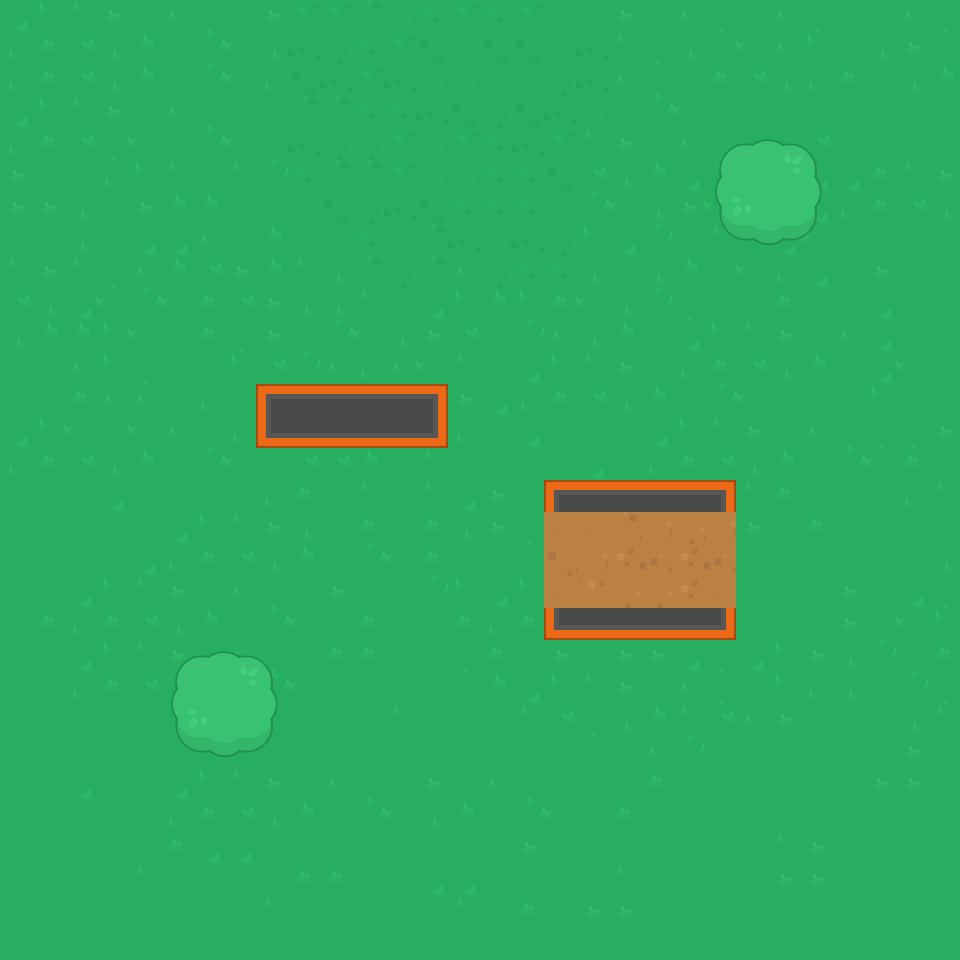

Tiled map render using the project's own tile images. Description and the whole map definition, tile-layer contents included, below:
An orthogonal 30x30 tile map with 32x32 px tiles, 2 tile layers (Kachelebene 1, Kachelebene 2).

<map version="1.0" tiledversion="1.0.3" orientation="orthogonal" renderorder="right-down" width="30" height="30" tilewidth="32" tileheight="32" nextobjectid="1">
 <tileset firstgid="1" name="tilesheet_complete" tilewidth="32" tileheight="32" tilecount="2160" columns="54" backgroundcolor="#000000">
  <image source="tilesheet_top_down.png" width="1728" height="1280" />
 </tileset>
 <layer name="Kachelebene 1" width="30" height="30">
  <data encoding="csv">
1,2,3,4,5,6,7,8,4,87,87,88,36,90,87,90,87,89,89,4,5,6,7,8,6,7,8,5,6,7,
55,56,57,58,59,60,61,62,58,35,33,90,87,34,89,34,34,89,35,3,7,58,5,62,6,2,8,58,4,5,
55,56,57,58,59,60,61,62,55,34,35,87,35,36,36,60,89,33,35,6,7,8,56,57,58,55,56,60,58,59,
1,2,3,4,5,6,7,8,60,88,88,90,90,35,34,33,34,35,36,60,61,62,60,60,60,60,60,5,60,60,
55,56,57,7,62,60,61,62,60,35,33,33,87,36,87,90,35,87,3,4,5,6,7,8,60,57,60,8,60,60,
4,60,60,55,2,3,8,3,61,90,88,88,87,36,36,90,90,34,57,58,59,1,61,62,62,1,1,56,3,4,
4,4,58,60,4,59,59,5,60,60,34,33,35,34,90,90,90,60,61,62,58,4,62,4,60,1,55,56,57,58,
60,60,58,60,1,1,6,60,59,8,5,90,60,88,35,36,35,33,2,1,61,60,3,3,1,62,60,60,60,60,
3,4,3,7,6,59,57,4,59,3,58,88,33,88,6,33,90,90,58,60,58,59,60,62,55,1,60,4,60,60,
57,58,1,62,61,62,56,57,4,58,58,3,60,1,2,59,2,56,62,58,61,7,8,60,56,60,60,1,60,60,
58,59,59,2,62,60,56,7,4,5,61,62,58,4,57,5,61,6,58,59,60,1,2,3,4,5,6,1,8,60,
60,60,6,2,7,60,8,2,57,61,6,55,6,62,3,60,1,2,3,4,5,55,56,57,58,59,60,1,62,60,
60,60,56,6,6,60,55,8,5,6,60,1,60,60,4,1,55,56,57,58,59,60,61,62,60,60,60,2,60,60,
1,2,62,8,62,6,5,55,5,60,3,60,60,60,55,60,1,60,60,60,1,2,3,4,5,6,7,7,7,4,
55,56,57,58,59,60,61,62,60,57,57,59,60,3,5,60,60,60,1,60,55,56,57,58,59,60,61,62,56,60,
60,60,60,1,60,60,60,60,55,56,60,3,60,3,1,4,60,55,3,8,2,58,57,3,56,60,60,60,55,3,
60,60,60,60,60,1,2,3,4,58,5,56,8,56,58,4,7,65,65,64,12,9,12,4,8,56,60,5,5,60,
60,60,60,60,1,55,56,57,58,59,60,61,62,56,60,60,60,10,12,66,11,66,11,60,60,60,60,60,8,58,
60,60,1,2,3,4,5,6,7,8,4,60,60,61,2,1,2,65,63,9,9,66,65,60,60,60,4,60,1,7,
60,56,55,56,57,58,59,60,61,62,60,56,60,60,56,55,56,57,58,59,62,60,55,60,60,60,4,60,62,2,
60,60,1,2,3,4,5,6,7,8,56,56,60,60,7,56,60,4,60,4,4,1,7,1,2,4,58,61,8,56,
60,60,55,56,57,58,59,60,61,62,60,60,60,60,60,59,1,2,3,4,5,6,7,8,2,55,58,60,61,7,
60,60,60,60,60,60,60,60,60,60,60,60,3,60,60,60,3,57,7,58,59,3,57,6,4,60,60,60,58,3,
60,60,60,60,60,60,60,60,60,60,60,60,60,60,60,60,60,60,5,60,6,61,60,60,60,60,60,60,4,60,
60,60,1,60,60,1,2,3,4,5,6,7,8,4,5,6,7,8,60,60,56,60,60,60,60,60,60,4,4,60,
60,60,60,60,60,55,56,57,58,59,60,61,62,58,59,60,61,62,60,56,60,60,60,60,60,60,60,60,60,60,
60,60,60,60,60,56,1,1,60,60,60,60,60,60,60,60,4,60,60,60,60,60,60,60,3,4,60,60,60,60,
60,60,60,60,3,60,60,60,60,56,56,60,60,1,1,60,60,60,60,3,60,60,60,60,4,4,60,60,60,60,
60,60,60,60,60,60,60,60,3,60,60,60,60,60,3,60,56,60,4,4,60,60,60,60,60,60,60,60,60,60,
60,60,60,60,60,60,60,60,60,60,60,60,60,60,60,60,60,60,60,60,60,60,60,60,60,60,60,60,60,60
</data>
 </layer>
 <layer name="Kachelebene 2" width="30" height="30">
  <data encoding="csv">
0,0,0,0,0,0,0,0,0,0,0,0,0,0,0,0,0,0,0,0,0,0,0,0,0,0,0,0,0,0,
0,0,0,0,0,0,0,0,0,0,0,0,0,0,0,0,0,0,0,0,0,0,0,0,0,0,0,0,0,0,
0,0,0,0,0,0,0,0,0,0,0,0,0,0,0,0,0,0,0,0,0,0,0,0,0,0,0,0,0,0,
0,0,0,0,0,0,0,0,0,0,0,0,0,0,0,0,0,0,0,0,0,0,0,0,0,0,0,0,0,0,
0,0,0,0,0,0,0,0,0,0,0,0,0,0,0,0,0,0,0,0,0,0,685,686,687,688,0,0,0,0,
0,0,0,0,0,0,0,0,0,0,0,0,0,0,0,0,0,0,0,0,0,0,739,740,741,742,0,0,0,0,
0,0,0,0,0,0,0,0,0,0,0,0,0,0,0,0,0,0,0,0,0,0,793,794,795,796,0,0,0,0,
0,0,0,0,0,0,0,0,0,0,0,0,0,0,0,0,0,0,0,0,0,0,847,848,849,850,0,0,0,0,
0,0,0,0,0,0,0,0,0,0,0,0,0,0,0,0,0,0,0,0,0,0,0,0,0,0,0,0,0,0,
0,0,0,0,0,0,0,0,0,0,0,0,0,0,0,0,0,0,0,0,0,0,0,0,0,0,0,0,0,0,
0,0,0,0,0,0,0,0,0,0,0,0,0,0,0,0,0,0,0,0,0,0,0,0,0,0,0,0,0,0,
0,0,0,0,0,0,0,0,0,0,0,0,0,0,0,0,0,0,0,0,0,0,0,0,0,0,0,0,0,0,
0,0,0,0,0,0,0,0,433,435,435,435,435,436,0,0,0,0,0,0,0,0,0,0,0,0,0,0,0,0,
0,0,0,0,0,0,0,0,595,596,596,596,596,598,0,0,0,0,0,0,0,0,0,0,0,0,0,0,0,0,
0,0,0,0,0,0,0,0,0,0,0,0,0,0,0,0,0,0,0,0,0,0,0,0,0,0,0,0,0,0,
0,0,0,0,0,0,0,0,0,0,0,0,0,0,0,0,0,433,435,435,435,435,436,0,0,0,0,0,0,0,
0,0,0,0,0,0,0,0,0,0,0,0,0,0,0,0,0,0,0,0,0,0,0,0,0,0,0,0,0,0,
0,0,0,0,0,0,0,0,0,0,0,0,0,0,0,0,0,0,0,0,0,0,0,0,0,0,0,0,0,0,
0,0,0,0,0,0,0,0,0,0,0,0,0,0,0,0,0,0,0,0,0,0,0,0,0,0,0,0,0,0,
0,0,0,0,0,0,0,0,0,0,0,0,0,0,0,0,0,595,596,596,596,596,598,0,0,0,0,0,0,0,
0,0,0,0,0,685,686,687,688,0,0,0,0,0,0,0,0,0,0,0,0,0,0,0,0,0,0,0,0,0,
0,0,0,0,0,739,740,741,742,0,0,0,0,0,0,0,0,0,0,0,0,0,0,0,0,0,0,0,0,0,
0,0,0,0,0,793,794,795,796,0,0,0,0,0,0,0,0,0,0,0,0,0,0,0,0,0,0,0,0,0,
0,0,0,0,0,847,848,849,850,0,0,0,0,0,0,0,0,0,0,0,0,0,0,0,0,0,0,0,0,0,
0,0,0,0,0,0,0,0,0,0,0,0,0,0,0,0,0,0,0,0,0,0,0,0,0,0,0,0,0,0,
0,0,0,0,0,0,0,0,0,0,0,0,0,0,0,0,0,0,0,0,0,0,0,0,0,0,0,0,0,0,
0,0,0,0,0,0,0,0,0,0,0,0,0,0,0,0,0,0,0,0,0,0,0,0,0,0,0,0,0,0,
0,0,0,0,0,0,0,0,0,0,0,0,0,0,0,0,0,0,0,0,0,0,0,0,0,0,0,0,0,0,
0,0,0,0,0,0,0,0,0,0,0,0,0,0,0,0,0,0,0,0,0,0,0,0,0,0,0,0,0,0,
0,0,0,0,0,0,0,0,0,0,0,0,0,0,0,0,0,0,0,0,0,0,0,0,0,0,0,0,0,0
</data>
 </layer>
</map>
